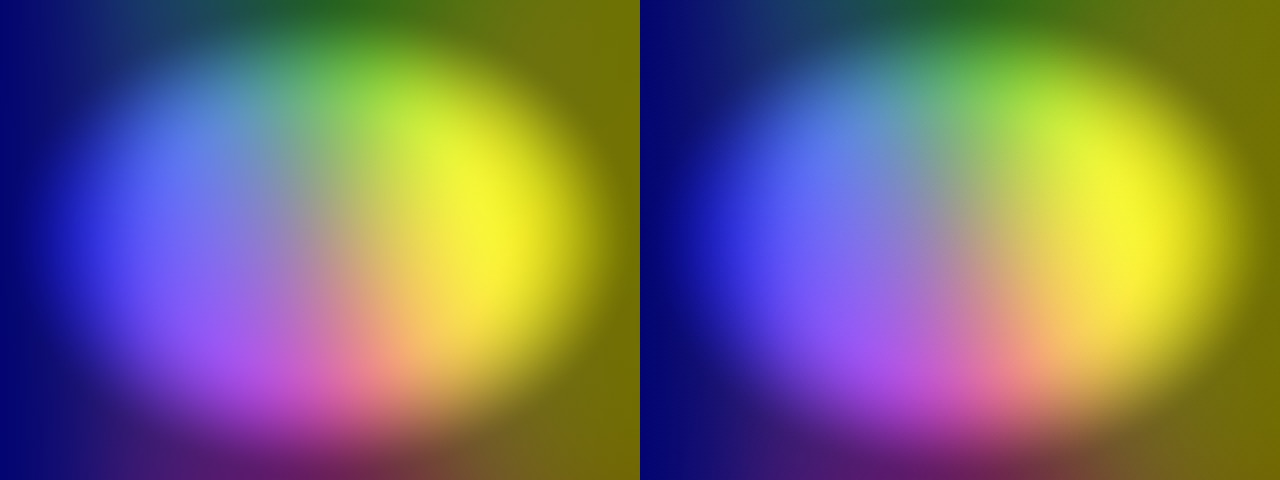
#> input picture work/banding/step2_A.jpg, 1280 x 480 px, given in place of natural_halation.png, which was not available
$ python -i verify_mask.py   (imports and definitions only)
#> lines starting #> are read from the running program, lines starting #| are printed output that depends on the picture
"""核验 r35 的分区印相（RFC-024 对比度蒙版）标定。

四件事：
1. 复算 mask_delta：core 内恒 0、单调、|delta| <= amount、reach 处 = amount/sqrt2。
2. 复算网格 + 高斯 + 双线性取样，与 contrast_mask.cpp / spk_mask_epilogue.comp 同构。
3. 用相纸真实密度曲线（kodak_portra_endura）把 delta 换算成密度，列出旧/新标定
   在纸上的实际变化。
4. 拿上游的一张真实成片（screenshots/natural_halation.png 右半）当输入，把四段
   结果并排画出来：原样 / 旧标定 1.5 档 / 新标定 1.5 档 / 新标定 3.0 档。
"""
import json
import math
import os

import numpy as np
from PIL import Image

HERE = os.path.dirname(os.path.abspath(__file__))
ROOT = os.path.abspath(os.path.join(HERE, '..', '..'))        # 仓库根
PROFILE = os.path.join(ROOT, 'android/app/src/main/assets/engine/profiles/'
                             'kodak_portra_endura.json')
PHOTO = os.path.join(ROOT, 'upstream/screenshots/natural_halation.png')

# ---- 相纸 ---------------------------------------------------------------
# [1 line not run here, left out]
# [1 line that did not run here, left out]
# [1 line that did not run here, left out]
# [1 line that did not run here, left out]
D_WHITE = 0.05
# [1 line that did not run here, left out]
# [1 line that did not run here, left out]
# [1 line that did not run here, left out]


def density_at(log10_e):
    return np.interp(log10_e, _L, _D)


def exposure_of_density(d):
    return np.interp(d, _Dm, _Lm)


# ---- 两套标定 -----------------------------------------------------------
LIMIT = 6.0
OLD_REACH = 4.0
NEW_REACH = 1.0


# [5 lines left out: function room_for, not called in this run]


def g(d, h):
    d = np.asarray(d, dtype=np.float64)
    return d * h / np.sqrt(h * h + d * d)


# [109 lines left out: functions delta_old, delta_new, check_curves, report_table, mask_field, gauss_blur and 1 more, not called in this run]


# ---- 4 · 拿真实成片做对比 ----------------------------------------------
def load_photo(width=760):
#> called with width = 760
    im = Image.open(PHOTO).convert('RGB')
#> im is the input picture: PIL image 1280x480 RGB; mean R, G, B 118.3, 111, 106.8
    w, h = im.size
#> w = 1280; h = 480
    im = im.crop((int(w * 0.52), int(h * 0.055), w, h))   # 右半「After」，切掉角标
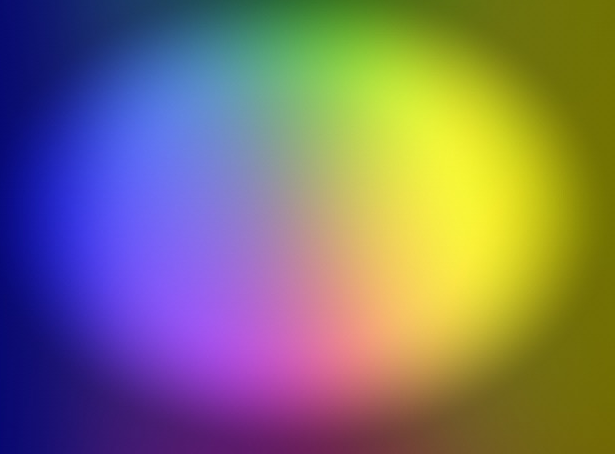
#> im: PIL image 615x454 RGB; mean R, G, B 126.7, 116.9, 109.6
    w, h = im.size
#> w = 615; h = 454
    im = im.resize((width, int(round(h * width / w))), Image.LANCZOS)
#> im: PIL image 760x561 RGB
    srgb = np.asarray(im, dtype=np.float64) / 255.0
    lin = np.where(srgb <= 0.04045, srgb / 12.92, ((srgb + 0.055) / 1.055) ** 2.4)
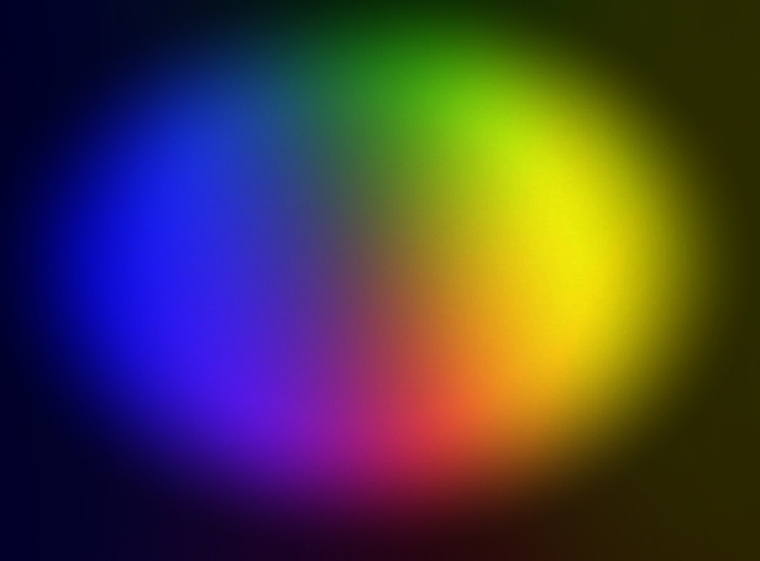
#> lin: shape (561, 760, 3) float64; mean R, G, B 0.292, 0.25, 0.249
    lum = 0.2126 * lin[:, :, 0] + 0.7152 * lin[:, :, 1] + 0.0722 * lin[:, :, 2]
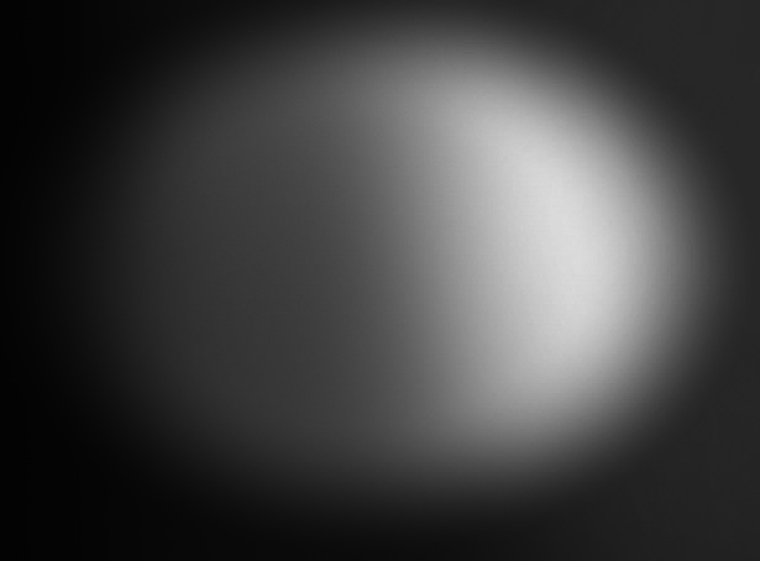
#> lum: shape (561, 760) float64; min 0.0136, max 0.866, mean 0.259
    return srgb, lin, lum


def build_image(path):
    srgb, lin, lum = load_photo()
    h, w = lum.shape
#> h = 561; w = 760
    # 把这张成片当作「一张印好的照片」：每通道反射率 → 密度 → 曝光 → 蒙版坐标 b
    d_obs = np.clip(-np.log10(np.clip(lin, 1e-4, None)) + D_WHITE, D_WHITE, 2.05)
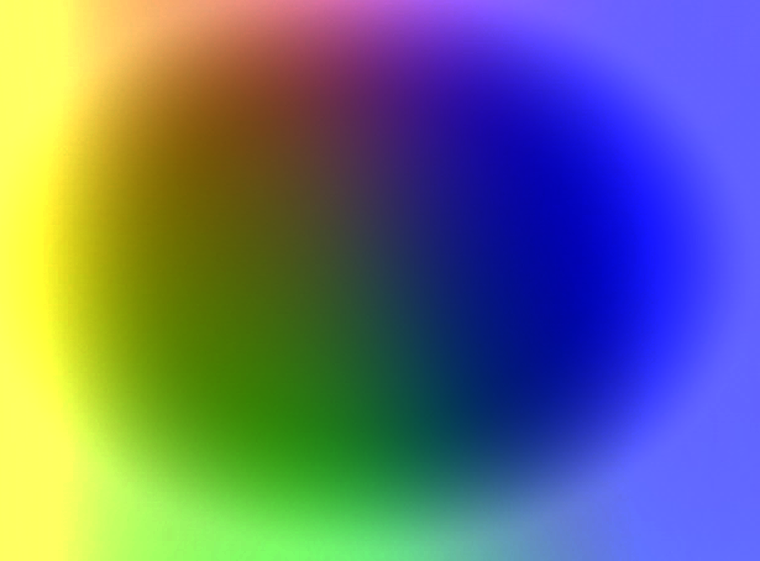
#> d_obs: shape (561, 760, 3) float64; mean R, G, B 0.862, 0.942, 1.03; drawn with min black and max white
    l_obs = exposure_of_density(d_obs)
    l_lum = exposure_of_density(np.clip(-np.log10(np.clip(lum, 1e-4, None)) + D_WHITE,
                                        D_WHITE, 2.05))
    b = (l_lum - L_MID) / math.log10(2)

    gx, gw, gh, cells = mask_field(b, 0.03)
    sigma = max(0.5, 0.03 * cells)
    base = upsample(gauss_blur(gx, sigma), h, w)

    # [9 lines left out: function result, not called in this run]

    tiles = [('原样', srgb),
             ('旧标定 1.5 档', result(1.5, delta_old)),
             ('新标定 1.5 档', result(1.5, delta_new)),
             ('新标定 3.0 档', result(3.0, delta_new))]

    gap = 8
    canvas = Image.new('RGB', (w * len(tiles) + gap * (len(tiles) + 1), h + gap * 2), (22, 22, 24))
    for i, (_, img) in enumerate(tiles):
        canvas.paste(Image.fromarray((img * 255.0 + 0.5).astype(np.uint8), 'RGB'),
                     (gap + i * (w + gap), gap))
    canvas.save(path, quality=92)

    bright = b < np.percentile(b, 15)
    for name, amount, fn in (('旧 1.5', 1.5, delta_old), ('新 1.5', 1.5, delta_new),
                             ('新 3.0', 3.0, delta_new)):
        dd = fn(base[bright], amount, 1.0)
        d0 = np.interp(L_MID + b[bright] * math.log10(2), _L, _D)
        d1 = np.interp(L_MID + (b[bright] + dd) * math.log10(2), _L, _D)
        print('  最亮 15%%（天空）：%s → 平均 %+.3f 档，密度 %+.3f（%.3f → %.3f）'
              % (name, dd.mean(), (d1 - d0).mean(), d0.mean(), d1.mean()))
    return path


# [8 lines not run here, left out]

#> (the run stopped early here; a loop or call above may not have finished)
